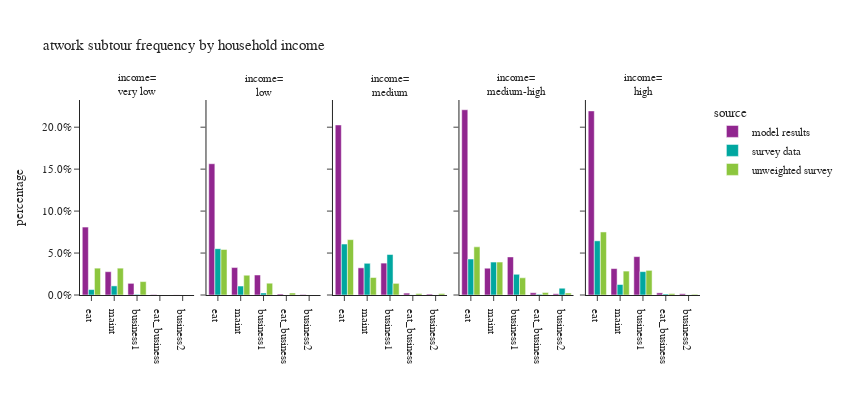

This figure's notebook cell:
### Code cell
plot_atwork_subtour(work_tour,'hhincome_group',"household income","income")

### Figure 1 — Plotly figure (JSON) as saved in the notebook; plotly's stock layout.template omitted (floating-point values rounded to 4 significant figures)
{"data": [{"alignmentgroup": "True", "hovertemplate": "source=model results<br>hhincome_group=very low<br>atwork_subtour_frequency=%{x}<br>percentage=%{y}<extra></extra>", "legendgroup": "model results", "marker": {"color": "#91268F", "pattern": {"shape": ""}}, "name": "model results", "offsetgroup": "model results", "orientation": "v", "showlegend": true, "textposition": "auto", "type": "bar", "x": ["business1", "business2", "eat", "eat_business", "maint"], "xaxis": "x", "y": [0.01388, 0.0001088, 0.08097, 0.0005656, 0.02778], "yaxis": "y"}, {"alignmentgroup": "True", "hovertemplate": "source=model results<br>hhincome_group=low<br>atwork_subtour_frequency=%{x}<br>percentage=%{y}<extra></extra>", "legendgroup": "model results", "marker": {"color": "#91268F", "pattern": {"shape": ""}}, "name": "model results", "offsetgroup": "model results", "orientation": "v", "showlegend": false, "textposition": "auto", "type": "bar", "x": ["business1", "business2", "eat", "eat_business", "maint"], "xaxis": "x2", "y": [0.02385, 0.000472, 0.1564, 0.001209, 0.0327], "yaxis": "y2"}, {"alignmentgroup": "True", "hovertemplate": "source=model results<br>hhincome_group=medium<br>atwork_subtour_frequency=%{x}<br>percentage=%{y}<extra></extra>", "legendgroup": "model results", "marker": {"color": "#91268F", "pattern": {"shape": ""}}, "name": "model results", "offsetgroup": "model results", "orientation": "v", "showlegend": false, "textposition": "auto", "type": "bar", "x": ["business1", "business2", "eat", "eat_business", "maint"], "xaxis": "x3", "y": [0.03802, 0.001079, 0.2027, 0.00226, 0.03236], "yaxis": "y3"}, {"alignmentgroup": "True", "hovertemplate": "source=model results<br>hhincome_group=medium-high<br>atwork_subtour_frequency=%{x}<br>percentage=%{y}<extra></extra>", "legendgroup": "model results", "marker": {"color": "#91268F", "pattern": {"shape": ""}}, "name": "model results", "offsetgroup": "model results", "orientation": "v", "showlegend": false, "textposition": "auto", "type": "bar", "x": ["business1", "business2", "eat", "eat_business", "maint"], "xaxis": "x4", "y": [0.0454, 0.001506, 0.2208, 0.002686, 0.032], "yaxis": "y4"}, {"alignmentgroup": "True", "hovertemplate": "source=model results<br>hhincome_group=high<br>atwork_subtour_frequency=%{x}<br>percentage=%{y}<extra></extra>", "legendgroup": "model results", "marker": {"color": "#91268F", "pattern": {"shape": ""}}, "name": "model results", "offsetgroup": "model results", "orientation": "v", "showlegend": false, "textposition": "auto", "type": "bar", "x": ["business1", "business2", "eat", "eat_business", "maint"], "xaxis": "x5", "y": [0.04574, 0.001462, 0.2194, 0.002548, 0.03147], "yaxis": "y5"}, {"alignmentgroup": "True", "hovertemplate": "source=survey data<br>hhincome_group=very low<br>atwork_subtour_frequency=%{x}<br>percentage=%{y}<extra></extra>", "legendgroup": "survey data", "marker": {"color": "#00A7A0", "pattern": {"shape": ""}}, "name": "survey data", "offsetgroup": "survey data", "orientation": "v", "showlegend": true, "textposition": "auto", "type": "bar", "x": ["business1", "business2", "eat", "eat_business", "maint"], "xaxis": "x", "y": [0.0007621, 0.0, 0.006474, 0.0, 0.01086], "yaxis": "y"}, {"alignmentgroup": "True", "hovertemplate": "source=survey data<br>hhincome_group=low<br>atwork_subtour_frequency=%{x}<br>percentage=%{y}<extra></extra>", "legendgroup": "survey data", "marker": {"color": "#00A7A0", "pattern": {"shape": ""}}, "name": "survey data", "offsetgroup": "survey data", "orientation": "v", "showlegend": false, "textposition": "auto", "type": "bar", "x": ["business1", "business2", "eat", "eat_business", "maint"], "xaxis": "x2", "y": [0.002436, 0.0, 0.0552, 2.304e-05, 0.01065], "yaxis": "y2"}, {"alignmentgroup": "True", "hovertemplate": "source=survey data<br>hhincome_group=medium<br>atwork_subtour_frequency=%{x}<br>percentage=%{y}<extra></extra>", "legendgroup": "survey data", "marker": {"color": "#00A7A0", "pattern": {"shape": ""}}, "name": "survey data", "offsetgroup": "survey data", "orientation": "v", "showlegend": false, "textposition": "auto", "type": "bar", "x": ["business1", "business2", "eat", "eat_business", "maint"], "xaxis": "x3", "y": [0.04825, 6.522e-05, 0.06074, 8.952e-05, 0.0378], "yaxis": "y3"}, {"alignmentgroup": "True", "hovertemplate": "source=survey data<br>hhincome_group=medium-high<br>atwork_subtour_frequency=%{x}<br>percentage=%{y}<extra></extra>", "legendgroup": "survey data", "marker": {"color": "#00A7A0", "pattern": {"shape": ""}}, "name": "survey data", "offsetgroup": "survey data", "orientation": "v", "showlegend": false, "textposition": "auto", "type": "bar", "x": ["business1", "business2", "eat", "eat_business", "maint"], "xaxis": "x4", "y": [0.02464, 0.008117, 0.04287, 0.0008014, 0.0392], "yaxis": "y4"}, {"alignmentgroup": "True", "hovertemplate": "source=survey data<br>hhincome_group=high<br>atwork_subtour_frequency=%{x}<br>percentage=%{y}<extra></extra>", "legendgroup": "survey data", "marker": {"color": "#00A7A0", "pattern": {"shape": ""}}, "name": "survey data", "offsetgroup": "survey data", "orientation": "v", "showlegend": false, "textposition": "auto", "type": "bar", "x": ["business1", "business2", "eat", "eat_business", "maint"], "xaxis": "x5", "y": [0.02786, 8.737e-05, 0.06458, 0.001141, 0.0125], "yaxis": "y5"}, {"alignmentgroup": "True", "hovertemplate": "source=unweighted survey<br>hhincome_group=very low<br>atwork_subtour_frequency=%{x}<br>percentage=%{y}<extra></extra>", "legendgroup": "unweighted survey", "marker": {"color": "#8CC63E", "pattern": {"shape": ""}}, "name": "unweighted survey", "offsetgroup": "unweighted survey", "orientation": "v", "showlegend": true, "textposition": "auto", "type": "bar", "x": ["business1", "business2", "eat", "eat_business", "maint"], "xaxis": "x", "y": [0.016, 0.0, 0.032, 0.0, 0.032], "yaxis": "y"}, {"alignmentgroup": "True", "hovertemplate": "source=unweighted survey<br>hhincome_group=low<br>atwork_subtour_frequency=%{x}<br>percentage=%{y}<extra></extra>", "legendgroup": "unweighted survey", "marker": {"color": "#8CC63E", "pattern": {"shape": ""}}, "name": "unweighted survey", "offsetgroup": "unweighted survey", "orientation": "v", "showlegend": false, "textposition": "auto", "type": "bar", "x": ["business1", "business2", "eat", "eat_business", "maint"], "xaxis": "x2", "y": [0.01415, 0.0, 0.05425, 0.002358, 0.02358], "yaxis": "y2"}, {"alignmentgroup": "True", "hovertemplate": "source=unweighted survey<br>hhincome_group=medium<br>atwork_subtour_frequency=%{x}<br>percentage=%{y}<extra></extra>", "legendgroup": "unweighted survey", "marker": {"color": "#8CC63E", "pattern": {"shape": ""}}, "name": "unweighted survey", "offsetgroup": "unweighted survey", "orientation": "v", "showlegend": false, "textposition": "auto", "type": "bar", "x": ["business1", "business2", "eat", "eat_business", "maint"], "xaxis": "x3", "y": [0.01389, 0.001736, 0.06597, 0.001736, 0.02083], "yaxis": "y3"}, {"alignmentgroup": "True", "hovertemplate": "source=unweighted survey<br>hhincome_group=medium-high<br>atwork_subtour_frequency=%{x}<br>percentage=%{y}<extra></extra>", "legendgroup": "unweighted survey", "marker": {"color": "#8CC63E", "pattern": {"shape": ""}}, "name": "unweighted survey", "offsetgroup": "unweighted survey", "orientation": "v", "showlegend": false, "textposition": "auto", "type": "bar", "x": ["business1", "business2", "eat", "eat_business", "maint"], "xaxis": "x4", "y": [0.0205, 0.002343, 0.05741, 0.002929, 0.03925], "yaxis": "y4"}, {"alignmentgroup": "True", "hovertemplate": "source=unweighted survey<br>hhincome_group=high<br>atwork_subtour_frequency=%{x}<br>percentage=%{y}<extra></extra>", "legendgroup": "unweighted survey", "marker": {"color": "#8CC63E", "pattern": {"shape": ""}}, "name": "unweighted survey", "offsetgroup": "unweighted survey", "orientation": "v", "showlegend": false, "textposition": "auto", "type": "bar", "x": ["business1", "business2", "eat", "eat_business", "maint"], "xaxis": "x5", "y": [0.02936, 0.0008636, 0.07513, 0.001727, 0.0285], "yaxis": "y5"}], "layout": {"annotations": [{"font": {}, "showarrow": false, "text": "income=<br>very low", "x": 0.092, "xanchor": "center", "xref": "paper", "y": 1.0, "yanchor": "bottom", "yref": "paper"}, {"font": {}, "showarrow": false, "text": "income=<br>low", "x": 0.296, "xanchor": "center", "xref": "paper", "y": 1.0, "yanchor": "bottom", "yref": "paper"}, {"font": {}, "showarrow": false, "text": "income=<br>medium", "x": 0.5, "xanchor": "center", "xref": "paper", "y": 1.0, "yanchor": "bottom", "yref": "paper"}, {"font": {}, "showarrow": false, "text": "income=<br>medium-high", "x": 0.704, "xanchor": "center", "xref": "paper", "y": 1.0, "yanchor": "bottom", "yref": "paper"}, {"font": {}, "showarrow": false, "text": "income=<br>high", "x": 0.908, "xanchor": "center", "xref": "paper", "y": 1.0, "yanchor": "bottom", "yref": "paper"}], "barmode": "group", "height": 400, "legend": {"title": {"text": "source"}, "tracegroupgap": 0}, "title": {"text": "atwork subtour frequency by household income"}, "width": 850, "xaxis": {"anchor": "y", "categoryarray": ["eat", "maint", "business1", "eat_business", "business2"], "categoryorder": "array", "domain": [0.0, 0.184], "title": {"text": ""}}, "xaxis2": {"anchor": "y2", "categoryarray": ["eat", "maint", "business1", "eat_business", "business2"], "categoryorder": "array", "domain": [0.204, 0.388], "matches": "x", "title": {"text": ""}}, "xaxis3": {"anchor": "y3", "categoryarray": ["eat", "maint", "business1", "eat_business", "business2"], "categoryorder": "array", "domain": [0.408, 0.592], "matches": "x", "title": {"text": ""}}, "xaxis4": {"anchor": "y4", "categoryarray": ["eat", "maint", "business1", "eat_business", "business2"], "categoryorder": "array", "domain": [0.612, 0.796], "matches": "x", "title": {"text": ""}}, "xaxis5": {"anchor": "y5", "categoryarray": ["eat", "maint", "business1", "eat_business", "business2"], "categoryorder": "array", "domain": [0.816, 1.0], "matches": "x", "title": {"text": ""}}, "yaxis": {"anchor": "x", "domain": [0.0, 1.0], "tickformat": ".1%", "title": {"text": "percentage"}}, "yaxis2": {"anchor": "x2", "domain": [0.0, 1.0], "matches": "y", "showticklabels": false}, "yaxis3": {"anchor": "x3", "domain": [0.0, 1.0], "matches": "y", "showticklabels": false}, "yaxis4": {"anchor": "x4", "domain": [0.0, 1.0], "matches": "y", "showticklabels": false}, "yaxis5": {"anchor": "x5", "domain": [0.0, 1.0], "matches": "y", "showticklabels": false}}}
